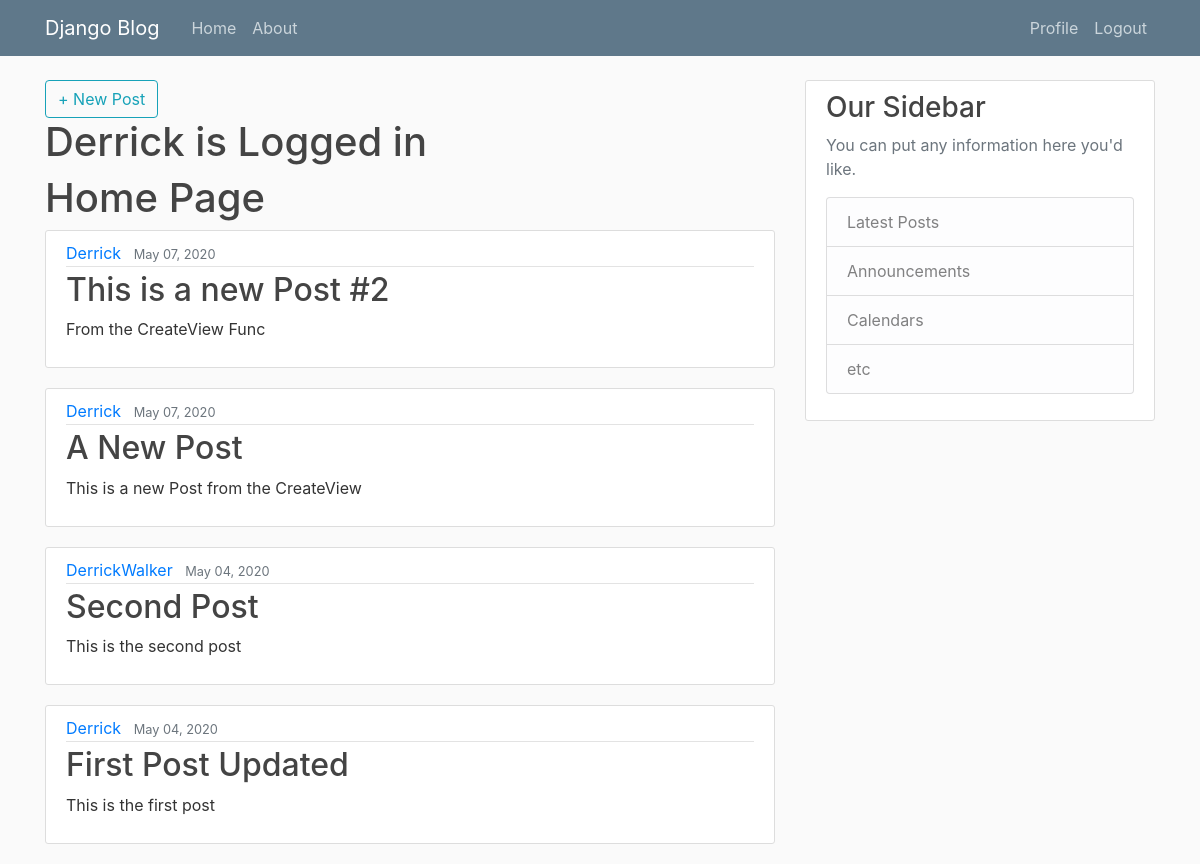
Screenshot of / (signed in) with the database file from the repository.
### Postapp/models.py (models this page shows, shortened)
class Post(models.Model):
    title = models.CharField(max_length=100)
    content = models.TextField()
    date_posted = models.DateTimeField(default=timezone.now)
    author = models.ForeignKey(User, on_delete=models.CASCADE)

### Postapp/views.py (the view)
class Home(ListView):
    model = Post
    context_object_name = 'posts'
    template_name = 'Postapp/home.html'
    ordering = '-date_posted'

### Postapp/templates/Postapp/home.html
{% extends 'Postapp/base.html' %}
{% block content %}
<h1>Home Page</h1>
{% for post in posts %}
<article class="media content-section">
    <div class="media-body">
        <div class="article-metadata">
            <a class="mr-2" href="#">{{ post.author }}</a>
            <small class="text-muted">{{ post.date_posted|date:"F d, Y" }}</small>
        </div>
        <h2><a class="article-title" href="{% url 'post-details' post.pk %}">{{ post.title }}</a></h2>
        <p class="article-content">{{ post.content }}</p>
    </div>
</article>
{% endfor %}
{% endblock content %}

### Postapp/templates/Postapp/base.html (shortened to what this page needs)
{% load static %}
<!DOCTYPE html>
<html lang="en">
<head>
    <link rel="stylesheet" href="https://maxcdn.bootstrapcdn.com/bootstrap/4.0.0/css/bootstrap.min.css"
>
    <link rel="stylesheet" type="text/css" href="{% static 'Postapp/main.css' %}">
</head>
<body>
    <header class="site-header">
        <nav class="navbar navbar-expand-md navbar-dark bg-steel fixed-top">
            <div class="container">
                <a class="navbar-brand mr-4" href="#"">Django Blog</a>
                <div class="collapse navbar-collapse" id="navbarToggle">
                    <div class="navbar-nav mr-auto">
                        <a class="nav-item nav-link" href="{% url 'home' %}">Home</a>
                        <a class="nav-item nav-link" href="{% url 'about' %}">About</a>
                    </div>
                    <div class="navbar-nav">
                            {% if user.is_authenticated %}
                                <a class="nav-item nav-link" href="{% url 'profile' %}">Profile</a>
                                <a class="nav-item nav-link" href="{% url 'logout' %}">Logout</a>
                            {% else %}
                            <a class="nav-item nav-link" href="{% url 'login' %}">Login</a>
                            <a class="nav-item nav-link" href="{% url 'register' %}">Register</a>
                            {% endif %}
                    </div>
                </div>
            </div>
        </nav>
    </header>
    <main role="main" class="container">
        <div class="row">
            <div class="col-md-8">
                <a class="btn btn-outline-info" href="{% url 'createpost' %}">+ New Post</a>
                <h2 class="account-heading">{{ user.username }} is Logged in </h2>
                {% block content %}{% endblock %}
            </div>
            <div class="col-md-4">
                <div class="content-section">
                    <h3>Our Sidebar</h3>
                    <p class='text-muted'>You can put any information here you'd like.
                        <ul class="list-group">
                            <li class="list-group-item list-group-item-light">Latest Posts</li>
                            <li class="list-group-item list-group-item-light">Announcements</li>
                            <li class="list-group-item list-group-item-light">Calendars</li>
                            <li class="list-group-item list-group-item-light">etc</li>
                        </ul>
                    </p>
                </div>
            </div>
        </div>
    </main>
</body>
</html>

### Postapp/static/Postapp/main.css (style rules this page uses)
body { background: #fafafa; color: #333333; margin-top: 5rem; }
h1, h2, h3, h4, h5, h6 { color: #444444; }
ul { margin: 0; }
.bg-steel { background-color: #5f788a; }
.site-header .navbar-nav .nav-link { color: #cbd5db; }
.content-section { background: #ffffff; padding: 10px 20px; border: 1px solid #dddddd; border-radius: 3px; margin-bottom: 20px; }
.article-title { color: #444444; }
.article-content { white-space: pre-line; }
.article-metadata { padding-bottom: 1px; margin-bottom: 4px; border-bottom: 1px solid #e3e3e3 }
.account-heading { font-size: 2.5rem; }

### rows the page displays
Post: author "Derrick", date_posted "May 07, 2020", title "This is a new Post #2", content "From the CreateView Func"
Post: author "Derrick", date_posted "May 07, 2020", title "A New Post", content "This is a new Post from the CreateView"
Post: author "DerrickWalker", date_posted "May 04, 2020", title "Second Post", content "This is the second post"
Post: author "Derrick", date_posted "May 04, 2020", title "First Post Updated", content "This is the first post"

### other values shown
{{ user.username }} "Derrick"
